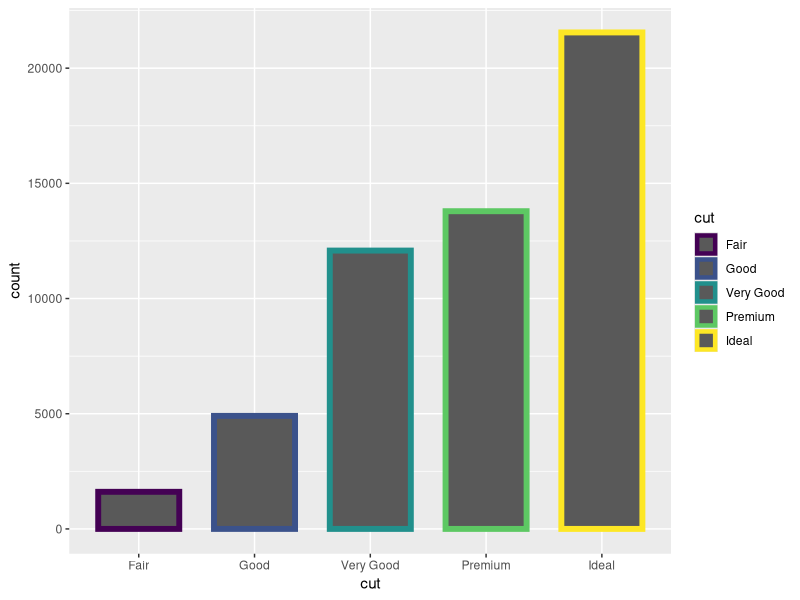

Here is the R script that generated this plot:
library(ggplot2)

#Colouring the outline of the bar chart
ggplot(data = diamonds) + 
  geom_bar(mapping = aes(x = cut, colour = cut), 
           size = 2,
           width = 0.7
           )